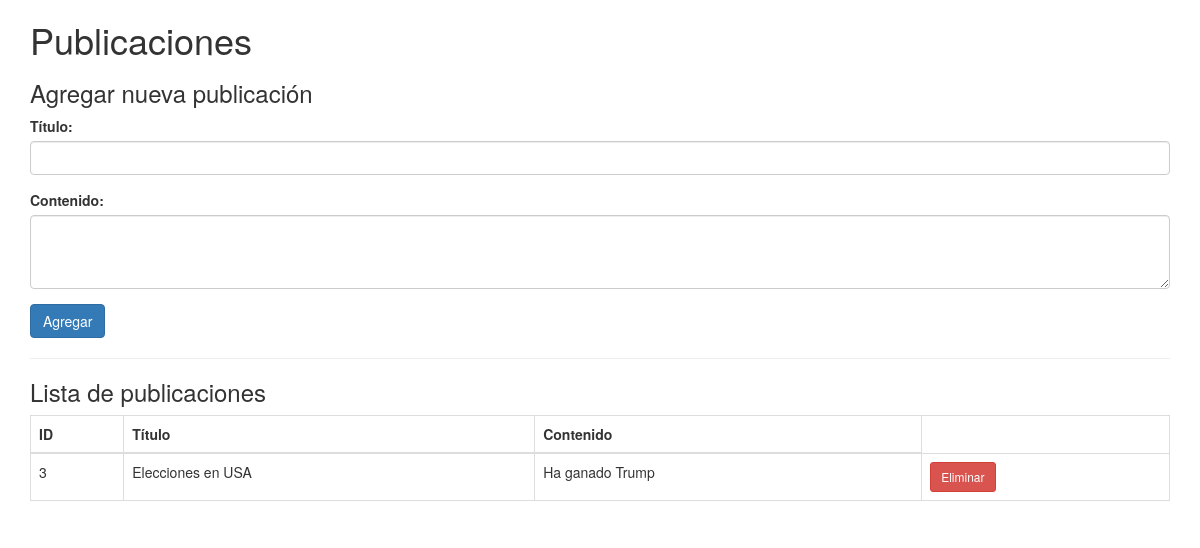
Before: / with the older database file.
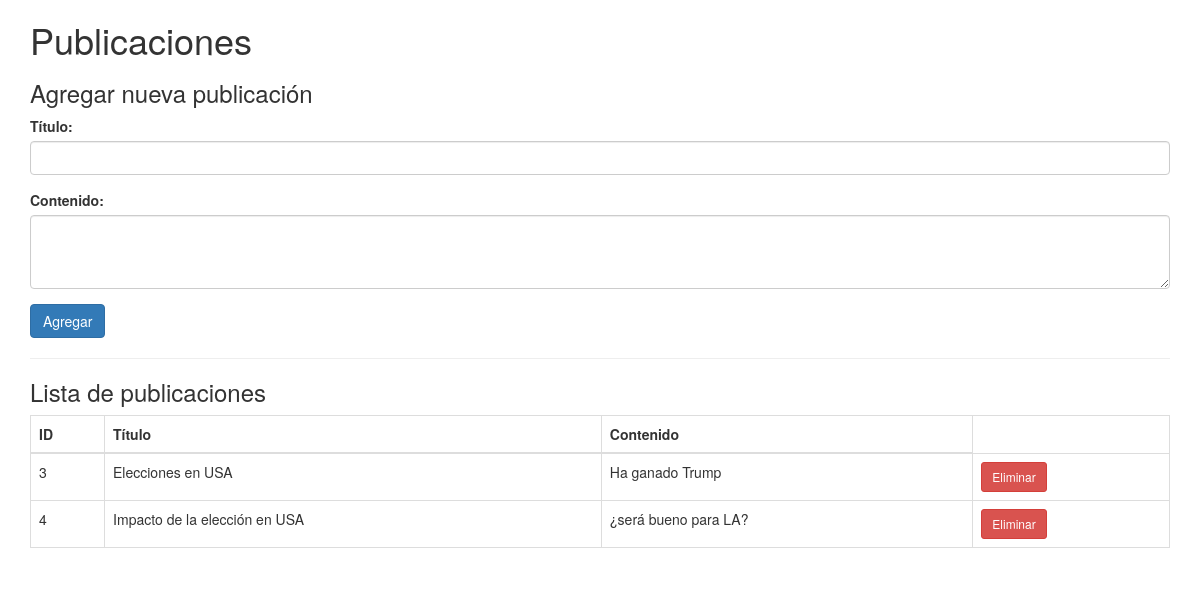
After: the same page with the newer database file.
### tables this page shows
CREATE TABLE posts (
            id INTEGER PRIMARY KEY AUTOINCREMENT,
            title TEXT NOT NULL,
            content TEXT NOT NULL
        );

### app.py (the view)
@app.route('/')
def index():
    connection = sqlite3.connect('database.db')
    cursor = connection.cursor()
    cursor.execute("SELECT * FROM posts")
    posts = cursor.fetchall()
    connection.close()
    return render_template('index.html', posts=posts)

### templates/index.html (shortened to what this page needs)
<!DOCTYPE html>
<html lang="en">
<head>
    <link rel="stylesheet" href="https://maxcdn.bootstrapcdn.com/bootstrap/3.4.1/css/bootstrap.min.css">
</head>
<body>
    <div class="container">
        <h1>Publicaciones</h1>
        <h3>Agregar nueva publicación</h3>
        <form action="{{ url_for('add_post') }}" method="POST">
            <div class="form-group">
                <label for="title">Título:</label>
                <input type="text" class="form-control" id="title" name="title" required>
            </div>
            <div class="form-group">
                <label for="content">Contenido:</label>
                <textarea class="form-control" id="content" name="content" rows="3" required></textarea>
            </div>
            <button type="submit" class="btn btn-primary">Agregar</button>
        </form>
        <hr>
        <h3>Lista de publicaciones</h3>
        <table class="table table-bordered">
            <thead>
                <tr>
                    <th>ID</th>
                    <th>Título</th>
                    <th>Contenido</th>
                </tr>
            </thead>
            <tbody>
                {% for post in posts %}
                <tr>
                    <td>{{ post[0] }}</td>
                    <td>{{ post[1] }}</td>
                    <td>{{ post[2] }}</td>
                    <td>
                        <form action="{{ url_for('delete_post', post_id=post[0]) }}" method="POST" style="display:inline;">
                            <button type="submit" class="btn btn-danger btn-sm">Eliminar</button>
                        </form>
                    </td>
                </tr>
                {% endfor %}
            </tbody>
        </table>
    </div>
</body>
</html>

Changed rows visible on the page:
added posts: id "4", title "Impacto de la elección en USA", content "¿será bueno para LA?"
